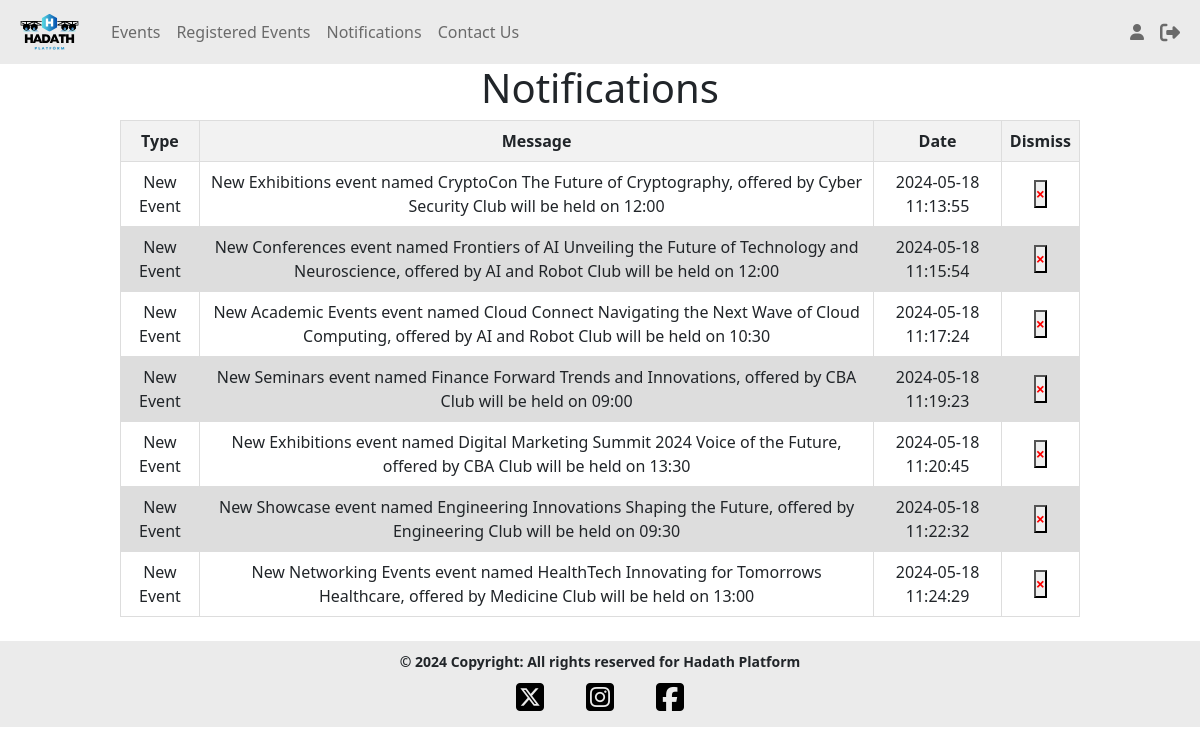
The page /attendeeNotificationsPage.php (signed in) on the database its author committed.
### tables this page shows
CREATE TABLE `notification` (
  `notificationID` int(10) NOT NULL,
  `notificationType` varchar(255) NOT NULL,
  `message` varchar(4000) NOT NULL,
  `date` timestamp NOT NULL DEFAULT current_timestamp() ON UPDATE current_timestamp()
);

### attendeeNotificationsPage.php (the view, shortened to what this page needs)
<!DOCTYPE html>
<html lang="en">
<head>
    <?php
    include_once 'include/metaData.php';
    if (empty($_SESSION['attendeeID'])) {
        require_once 'include/accessDenied.php';
    } else {
        require_once 'include/connection.php';
        $attendeeID = intval($_SESSION['attendeeID'][0]);
        $sql = "SELECT n.notificationID, n.notificationType, n.message, n.date
                FROM notification n
                INNER JOIN attendeeNotifications an ON n.notificationID = an.notificationID
                WHERE an.attendeeID = ?";
        $stmt = $conn->prepare($sql);
        $stmt->bind_param("i", $attendeeID);
        $stmt->execute();
        $result = $stmt->get_result();
    }
    ?>
</head>
<body>
    <?php include_once 'include/navigationBar.php'; ?>
    <h1>Notifications</h1>
    <?php if ($result->num_rows > 0): ?>
        <table>
            <thead>
                <tr>
                    <th>Type</th>
                    <th>Message</th>
                    <th>Date</th>
                    <th>Dismiss</th>
                </tr>
            </thead>
            <tbody>
                <?php while ($row = $result->fetch_assoc()): ?>
                    <tr>
                        <td><?= htmlspecialchars($row['notificationType']); ?></td>
                        <td><?= htmlspecialchars($row['message']); ?></td>
                        <td><?= htmlspecialchars($row['date']); ?></td>
                        <td>
                            <form action="functions/dismissNotification.php" method="POST">
                                <button type="submit" class="dismiss-btn" title="Dismiss">&times;</button>
                            </form>
                        </td>
                    </tr>
                <?php endwhile; ?>
            </tbody>
        </table>
        <br>
    <?php else: ?>
        <p>No notifications found.</p>
    <?php endif; ?>
    <?php include_once 'include/footer.php'; ?>
</body>
</html>

### styles.css (style rules this page uses)
td, th { border: 1px solid #dddddd; text-align: left; padding: 8px; }
tr:nth-child(even) { background-color: #dddddd; }
* { margin: 0; padding: 0; box-sizing: border-box; }

### attendeeNotificationsPage.php (style rules this page uses)
body { text-align: center; }
table { margin: auto; width: 80%; border-collapse: collapse; }
th, td { border: 1px solid #ddd; padding: 8px; text-align: center; }
th { background-color: #f2f2f2; }
.dismiss-btn { color: red; cursor: pointer; font-weight: bold; }

### rows shown on the page
notification: notificationType "New Event", message "New Exhibitions event named CryptoCon The Future of Cryptography, offered by Cyber Security Club will be held on 12:00", date "2024-05-18 11:13:55"
notification: notificationType "New Event", message "New Conferences event named Frontiers of AI Unveiling the Future of Technology and Neuroscience, offered by AI and Robot Club will be held on 12:00", date "2024-05-18 11:15:54"
notification: notificationType "New Event", message "New Academic Events event named Cloud Connect Navigating the Next Wave of Cloud Computing, offered by AI and Robot Club will be held on 10:30", date "2024-05-18 11:17:24"
notification: notificationType "New Event", message "New Seminars event named Finance Forward Trends and Innovations, offered by CBA Club will be held on 09:00", date "2024-05-18 11:19:23"
notification: notificationType "New Event", message "New Exhibitions event named Digital Marketing Summit 2024 Voice of the Future, offered by CBA Club will be held on 13:30", date "2024-05-18 11:20:45"
notification: notificationType "New Event", message "New Showcase event named Engineering Innovations Shaping the Future, offered by Engineering Club will be held on 09:30", date "2024-05-18 11:22:32"
notification: notificationType "New Event", message "New Networking Events event named HealthTech Innovating for Tomorrows Healthcare, offered by Medicine Club will be held on 13:00", date "2024-05-18 11:24:29"
